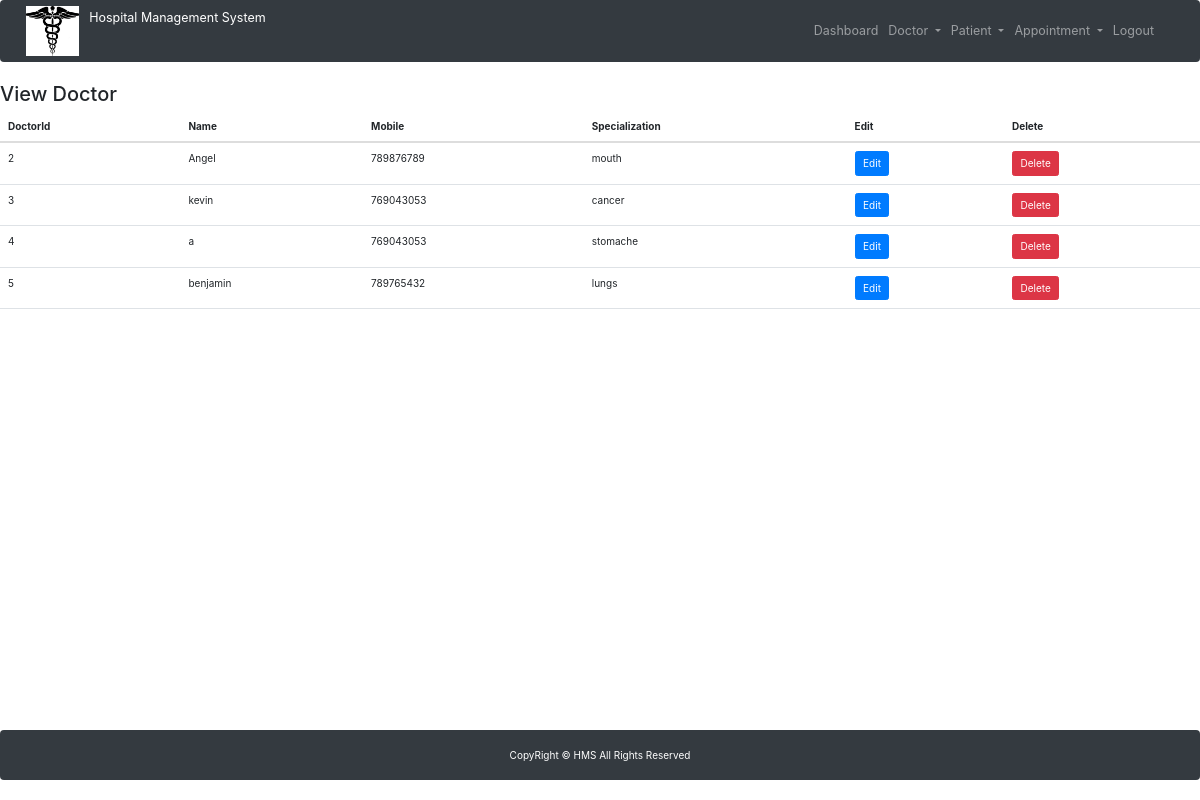
/view_doctor/ (signed in), run on the app's committed database.
### doctor/models.py (models this page shows)
class Doctor(models.Model):
    name = models.CharField(max_length=50)
    mobile = models.IntegerField()
    specialization = models.CharField(max_length=50)
    password = models.CharField(max_length=50, null=True, blank=True)

### hospital/views.py (the view)
# urls.py: path('view_doctor/', View_Doctor, name='view_doctor'),
def View_Doctor(request):
    if not request.user.is_staff:
        return redirect('login')
    doc = Doctor.objects.all()
    d = {'doc': doc}
    return render(request, 'view_doctor.html', d)

### hospital/templates/view_doctor.html (shortened to what this page needs)
<!DOCTYPE html>
<html lang="en">
<head>
    {% include 'base.html' %}
    {% include 'navigation.html' %}
</head>
<body>
{% block content %}
<div>
  <h2>View Doctor</h2>
  <table class="table table-hover" id="example">
    <thead>
    <tr>
      <th>DoctorId</th>
      <th>Name</th>
      <th>Mobile</th>
      <th>Specialization</th>
      <th>Edit</th>
      <th>Delete</th>
    </tr>
    </thead>
    <tbody>
    {% for i in doc %}
    <tr>
      <td>{{ i.id }}</td>
      <td>{{ i.name }}</td>
      <td>{{ i.mobile }}</td>
      <td>{{ i.specialization }}</td>
      <td>
        <a href="{% url 'edit_doctor' i.id %}" class="btn btn-primary">Edit</a>
      </td>
      <td>
        <a href="{% url 'delete_doctor' i.id %}" onclick="return confirm('Are you sure you want to delete?')" class="btn btn-danger">Delete</a>
      </td>
    </tr>
    {% endfor %}
    </tbody>
  </table>
</div>
{% endblock content %}
</body>
</html>
{% include 'footer.html' %}

### data on the page
Doctor: id "2", name "Angel", mobile "789876789", specialization "mouth"
Doctor: id "3", name "kevin", mobile "769043053", specialization "cancer"
Doctor: id "4", name "a", mobile "769043053", specialization "stomache"
Doctor: id "5", name "benjamin", mobile "789765432", specialization "lungs"
